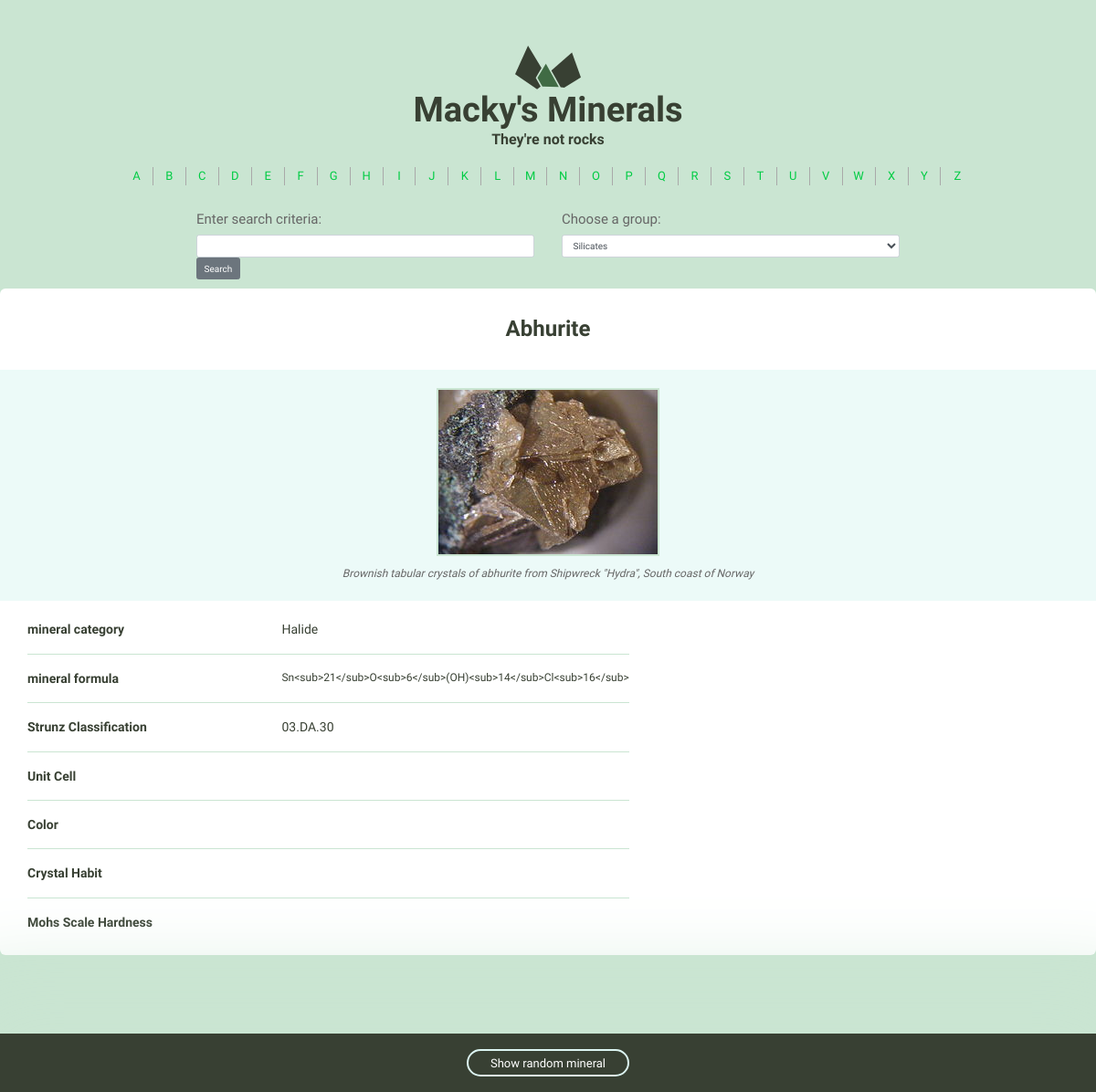
The page /minerals/3/ on the database its author committed.
### minerals/models.py (models this page shows, shortened)
class Mineral(models.Model):
    name = models.CharField(max_length=255)
    img_filename = models.CharField(max_length=255)
    img_caption = models.TextField(max_length=255)
    category = models.CharField(max_length=255)
    formula = models.CharField(max_length=255)
    strunz_classification = models.CharField(max_length=255)
    crystal_system = models.CharField(max_length=255)
    unit_cell = models.CharField(max_length=255)
    color = models.CharField(max_length=255)
    crystal_symmetry = models.CharField(max_length=255)
    cleavage = models.CharField(max_length=255)
    mohs_hardness = models.CharField(max_length=255)
    luster = models.CharField(max_length=255)
    streak = models.CharField(max_length=255)
    diaphaneity = models.CharField(max_length=255)
    optical_properties = models.CharField(max_length=255)
    refractive_index = models.CharField(max_length=255, blank=True, default='')
    crystal_habit = models.CharField(max_length=255, blank=True, default='')
    specific_gravity = models.CharField(max_length=255, blank=True, default='')
    group = models.CharField(max_length=255, blank=True, default='')
    class Meta:
        ordering = ['name']

### minerals/views.py (the view)
# urls.py: url(r'(?P<pk>\d+)/$', views.mineral_detail, name='detail'),
def mineral_detail(request, pk):
    minerals = Mineral.objects.all()
    random_mineral = random.choice(minerals)
    mineral = get_object_or_404(Mineral, pk=pk)
    return render(request, 'minerals/detail.html',
                  {'mineral' : mineral, 'random_mineral' : random_mineral})

### minerals/templatetags/minerals_tags.py (called while the page is built)
@register.simple_tag
def search_form():
    form = SearchForm()
    return form

@register.simple_tag
def filter_form():
    form = FilterForm()
    return form

@register.simple_tag()
def alphabet_list():
    return [chr(i).upper() for i in range(ord('a'), ord('z') + 1)]

### minerals/templates/minerals/detail.html
{% extends 'layout.html' %}
{% load static from staticfiles %}
{% block content %}
      <div class="grid-100 mineral__container">
        <h1 class="mineral__name">{{ mineral.name }}</h1>
        <div class="mineral__image-bg">
          <img class="mineral__image" src="{% static 'images' %}/{{ mineral.name }}.jpg">
          <p class="mineral__caption">{{ mineral.img_caption}}</p>
        </div>
        <div class="mineral__table-container">
          <table class="mineral__table">
            <tr>
              <td class="mineral__category">mineral category</td>
              <td>{{ mineral.category|title }}</td>
            </tr>
            <tr>
              <td class="mineral__category">mineral formula</td>
              <td class="mineral__formula">{{ mineral.formula }}</td>
            </tr>
            <tr>
              <td class="mineral__category">Strunz Classification</td>
              <td>{{ mineral.strunz_classification }}</td>
            </tr>
            <tr>
              <td class="mineral__category">Unit Cell</td>
              <td>{{ mineral.unit_cell }}</td>
            </tr>
            <tr>
              <td class="mineral__category">Color</td>
              <td>{{ mineral.color }}</td>
            </tr>
            <tr>
              <td class="mineral__category">Crystal Habit</td>
              <td>{{ mineral.crystal_habit }}</td>
            </tr>
            <tr>
              <td class="mineral__category">Mohs Scale Hardness</td>
              <td>{{ mineral.mohs_hardness }}</td>
            </tr>
          </table>
        </div>
      </div>
    </div>
    <div class="minerals__random">
      <a class="minerals__anchor" href="{% url 'minerals:detail' pk=random_mineral.pk %}">Show random mineral</a>
    </div>
{% endblock %}

### assets/css/global.css (style rules this page uses)
table { border-collapse: collapse; border-spacing: 0; }
td, th { padding: 0; }
html { font-size: 62.5%; }
body { background-color: #CAE5D2; font-size: 1.5em; line-height: 1.6; font-weight: 400; font-family: "Cousine"; color: #666; }
.grid, .grid-5, .grid-10, .grid-15, .grid-20, .grid-25, .grid-30, .grid-33, .grid-35, .grid-40, .grid-45, .grid-50, .grid-55, .grid-60, .grid-65, .grid-66, .grid-70, .grid-75, .grid-80, .grid-90, .grid-95, .grid-100 { float: left; box-sizing: border-box; position: relative; }
.grid-100 { width: 100%; padding: 0 15px; }
h1, h2, h3, h4, h5, h6 { margin-top: 0; margin-bottom: 2rem; font-weight: bold; font-family: "Work Sans", sans-serif; color: #384033; }
h1 { font-size: 3.8rem; }
@media (min-width: 550px) { h1 { font-size: 3.8rem; } }
p { margin-top: 0; font-size: 1.6rem; }
a { color: #689b98; text-decoration: none; -webkit-transition: color 0.2s; -moz-transition: color 0.2s; -ms-transition: color 0.2s; -o-transition: color 0.2s; transition: color 0.2s; }
th, td { padding: 15px; text-align: left; border-bottom: 1px solid #e1e1e1; }
th:first-child, td:first-child { padding-left: 0; }
th:last-child, td:last-child { padding-right: 0; }
table, p, ul { margin-bottom: 2.5rem; }
.minerals__anchor { border: solid 2px #DCF5F2; border-radius: 100px; color: #384033; display: block; font-size: 13px; text-align: center; padding: 8px 0 7px 0; width: 100%; transition: background-color 200ms ease-in-out, font-weight 200ms ease-in-out, color 200ms ease-in-out; }
.minerals__random { background-color: #384033; box-shadow: 0 0 100px 50px #CAE5D2; color: #fff; padding: 20px 0 20px 0; position: fixed; bottom: 0; text-align: center; width: 100%; }
.minerals__random .minerals__anchor { display: inline; color: #fff; padding: 6px 24px 5px 24px; }
.mineral__container { background-color: #fff; border-radius: 6px; list-style: none; padding: 0; text-align: center; }
.mineral__name { display: block; width: 100%; margin: 0; font-size: 24px; padding: 30px 0 30px 0; }
.mineral__image { display: block; margin: 0 auto; border: solid 2px #CAE5D2; }
.mineral__image-bg { background-color: #ecfaf8; padding: 20px 0; }
.mineral__caption { font-size: 12px; font-style: italic; padding: 10px 0 0 0; margin: 0; }
.mineral__table { font-size: 14px; color: #384033; }
.mineral__table td { border-color: #CAE5D2; }
.mineral__table tr:last-of-type td { border-bottom: none; padding-bottom: 0; }
.mineral__table-container { padding: 5px 30px 0; }
.mineral__category { font-weight: bold; width: 40%; }
.mineral__formula { font-size: 12px; }

### rows shown on the page
Mineral: name "Abhurite", name (picture), img_caption "Brownish tabular crystals of abhurite from Shipwreck \"Hydra\", South coast of Norway", category "Halide", formula "Sn<sub>21</sub>O<sub>6</sub>(OH)<sub>14</sub>Cl<sub>16</sub>", strunz_classification "03.DA.30"

### other values the page prints
{{ letter }} "A" "B" "C" "D" "E" "F" "G" "H" "I" "J" "K" "L" "M" "N" "O" "P" "Q" "R" "S" "T" "U" "V" "W" "X" "Y" "Z"
